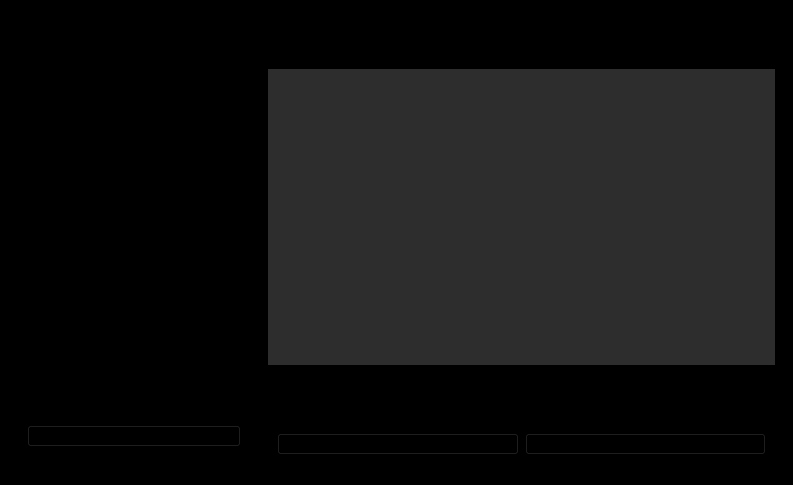
<?xml version="1.0" encoding="UTF-8"?>
<ui version="4.0">
 <class>MainWindow</class>
 <widget class="QMainWindow" name="MainWindow">
  <property name="geometry">
   <rect>
    <x>0</x>
    <y>0</y>
    <width>793</width>
    <height>485</height>
   </rect>
  </property>
  <property name="minimumSize">
   <size>
    <width>0</width>
    <height>0</height>
   </size>
  </property>
  <property name="maximumSize">
   <size>
    <width>16777215</width>
    <height>16777215</height>
   </size>
  </property>
  <property name="windowTitle">
   <string>MainWindow</string>
  </property>
  <property name="styleSheet">
   <string notr="true"/>
  </property>
  <widget class="QWidget" name="centralwidget">
   <property name="styleSheet">
    <string notr="true">background-color: rgb(0, 0, 0);</string>
   </property>
   <layout class="QVBoxLayout" name="verticalLayout">
    <item>
     <widget class="QWidget" name="widget" native="true">
      <property name="styleSheet">
       <string notr="true"/>
      </property>
      <layout class="QHBoxLayout" name="horizontalLayout">
       <property name="spacing">
        <number>0</number>
       </property>
       <property name="leftMargin">
        <number>0</number>
       </property>
       <property name="topMargin">
        <number>0</number>
       </property>
       <property name="rightMargin">
        <number>0</number>
       </property>
       <property name="bottomMargin">
        <number>0</number>
       </property>
       <item>
        <widget class="QWidget" name="widget_2" native="true">
         <property name="sizePolicy">
          <sizepolicy hsizetype="Preferred" vsizetype="Preferred">
           <horstretch>0</horstretch>
           <verstretch>0</verstretch>
          </sizepolicy>
         </property>
         <property name="minimumSize">
          <size>
           <width>250</width>
           <height>465</height>
          </size>
         </property>
         <property name="maximumSize">
          <size>
           <width>250</width>
           <height>465</height>
          </size>
         </property>
         <property name="styleSheet">
          <string notr="true"/>
         </property>
         <layout class="QVBoxLayout" name="verticalLayout_4">
          <item>
           <widget class="QWidget" name="widget_7" native="true">
            <property name="minimumSize">
             <size>
              <width>0</width>
              <height>80</height>
             </size>
            </property>
            <property name="maximumSize">
             <size>
              <width>16777215</width>
              <height>80</height>
             </size>
            </property>
            <layout class="QVBoxLayout" name="verticalLayout_7">
             <property name="spacing">
              <number>0</number>
             </property>
             <property name="leftMargin">
              <number>0</number>
             </property>
             <property name="topMargin">
              <number>0</number>
             </property>
             <property name="rightMargin">
              <number>0</number>
             </property>
             <property name="bottomMargin">
              <number>0</number>
             </property>
             <item>
              <widget class="QLabel" name="label_3">
               <property name="font">
                <font>
                 <bold>true</bold>
                </font>
               </property>
               <property name="text">
                <string/>
               </property>
               <property name="buddy">
                <cstring>label_3</cstring>
               </property>
              </widget>
             </item>
             <item>
              <widget class="QLabel" name="cliente_label">
               <property name="font">
                <font>
                 <pointsize>13</pointsize>
                 <bold>true</bold>
                </font>
               </property>
               <property name="text">
                <string/>
               </property>
               <property name="alignment">
                <set>Qt::AlignmentFlag::AlignCenter</set>
               </property>
               <property name="buddy">
                <cstring>cliente_label</cstring>
               </property>
              </widget>
             </item>
            </layout>
           </widget>
          </item>
          <item>
           <widget class="QWidget" name="widget_8" native="true">
            <layout class="QVBoxLayout" name="verticalLayout_6">
             <item>
              <widget class="QWidget" name="widget_10" native="true"/>
             </item>
             <item>
              <widget class="QWidget" name="widget_11" native="true"/>
             </item>
             <item>
              <widget class="QWidget" name="widget_12" native="true">
               <layout class="QHBoxLayout" name="horizontalLayout_3">
                <property name="spacing">
                 <number>0</number>
                </property>
                <property name="leftMargin">
                 <number>9</number>
                </property>
                <property name="topMargin">
                 <number>0</number>
                </property>
                <property name="rightMargin">
                 <number>9</number>
                </property>
                <property name="bottomMargin">
                 <number>0</number>
                </property>
                <item>
                 <widget class="QLabel" name="label">
                  <property name="font">
                   <font>
                    <pointsize>14</pointsize>
                    <bold>true</bold>
                   </font>
                  </property>
                  <property name="styleSheet">
                   <string notr="true"/>
                  </property>
                  <property name="text">
                   <string>Total</string>
                  </property>
                  <property name="alignment">
                   <set>Qt::AlignmentFlag::AlignBottom|Qt::AlignmentFlag::AlignLeading|Qt::AlignmentFlag::AlignLeft</set>
                  </property>
                 </widget>
                </item>
                <item>
                 <widget class="QLabel" name="total_label">
                  <property name="font">
                   <font>
                    <family>Segoe UI</family>
                    <pointsize>14</pointsize>
                    <bold>true</bold>
                   </font>
                  </property>
                  <property name="text">
                   <string/>
                  </property>
                  <property name="alignment">
                   <set>Qt::AlignmentFlag::AlignBottom|Qt::AlignmentFlag::AlignRight|Qt::AlignmentFlag::AlignTrailing</set>
                  </property>
                 </widget>
                </item>
               </layout>
              </widget>
             </item>
            </layout>
           </widget>
          </item>
          <item>
           <widget class="QWidget" name="widget_9" native="true">
            <property name="minimumSize">
             <size>
              <width>0</width>
              <height>60</height>
             </size>
            </property>
            <property name="maximumSize">
             <size>
              <width>16777215</width>
              <height>60</height>
             </size>
            </property>
            <layout class="QVBoxLayout" name="verticalLayout_5">
             <item>
              <widget class="QPushButton" name="pushButton_5">
               <property name="styleSheet">
                <string notr="true"/>
               </property>
               <property name="text">
                <string>APLICAR DESCONTOS</string>
               </property>
              </widget>
             </item>
            </layout>
           </widget>
          </item>
         </layout>
        </widget>
       </item>
       <item>
        <widget class="QWidget" name="widget_3" native="true">
         <property name="minimumSize">
          <size>
           <width>0</width>
           <height>0</height>
          </size>
         </property>
         <property name="maximumSize">
          <size>
           <width>16777215</width>
           <height>16777215</height>
          </size>
         </property>
         <property name="styleSheet">
          <string notr="true"/>
         </property>
         <layout class="QVBoxLayout" name="verticalLayout_2">
          <item>
           <widget class="QWidget" name="widget_13" native="true">
            <property name="maximumSize">
             <size>
              <width>16777215</width>
              <height>45</height>
             </size>
            </property>
           </widget>
          </item>
          <item>
           <widget class="QWidget" name="widget_5" native="true">
            <property name="minimumSize">
             <size>
              <width>0</width>
              <height>0</height>
             </size>
            </property>
            <property name="maximumSize">
             <size>
              <width>16777215</width>
              <height>16777215</height>
             </size>
            </property>
            <property name="styleSheet">
             <string notr="true">background-color: rgb(45, 45, 45);</string>
            </property>
           </widget>
          </item>
          <item>
           <widget class="QWidget" name="widget_4" native="true">
            <property name="maximumSize">
             <size>
              <width>16777215</width>
              <height>45</height>
             </size>
            </property>
           </widget>
          </item>
          <item>
           <widget class="QWidget" name="widget_6" native="true">
            <property name="minimumSize">
             <size>
              <width>0</width>
              <height>0</height>
             </size>
            </property>
            <property name="maximumSize">
             <size>
              <width>16777215</width>
              <height>45</height>
             </size>
            </property>
            <property name="styleSheet">
             <string notr="true"/>
            </property>
            <layout class="QHBoxLayout" name="horizontalLayout_2">
             <item>
              <widget class="QPushButton" name="finaliza_pedido">
               <property name="text">
                <string>CONFIRMAR</string>
               </property>
              </widget>
             </item>
             <item>
              <widget class="QPushButton" name="pushButton_4">
               <property name="text">
                <string>IMPRIMIR</string>
               </property>
              </widget>
             </item>
            </layout>
           </widget>
          </item>
         </layout>
        </widget>
       </item>
      </layout>
     </widget>
    </item>
   </layout>
  </widget>
 </widget>
 <tabstops>
  <tabstop>pushButton_5</tabstop>
  <tabstop>finaliza_pedido</tabstop>
  <tabstop>pushButton_4</tabstop>
 </tabstops>
 <resources/>
 <connections/>
</ui>
